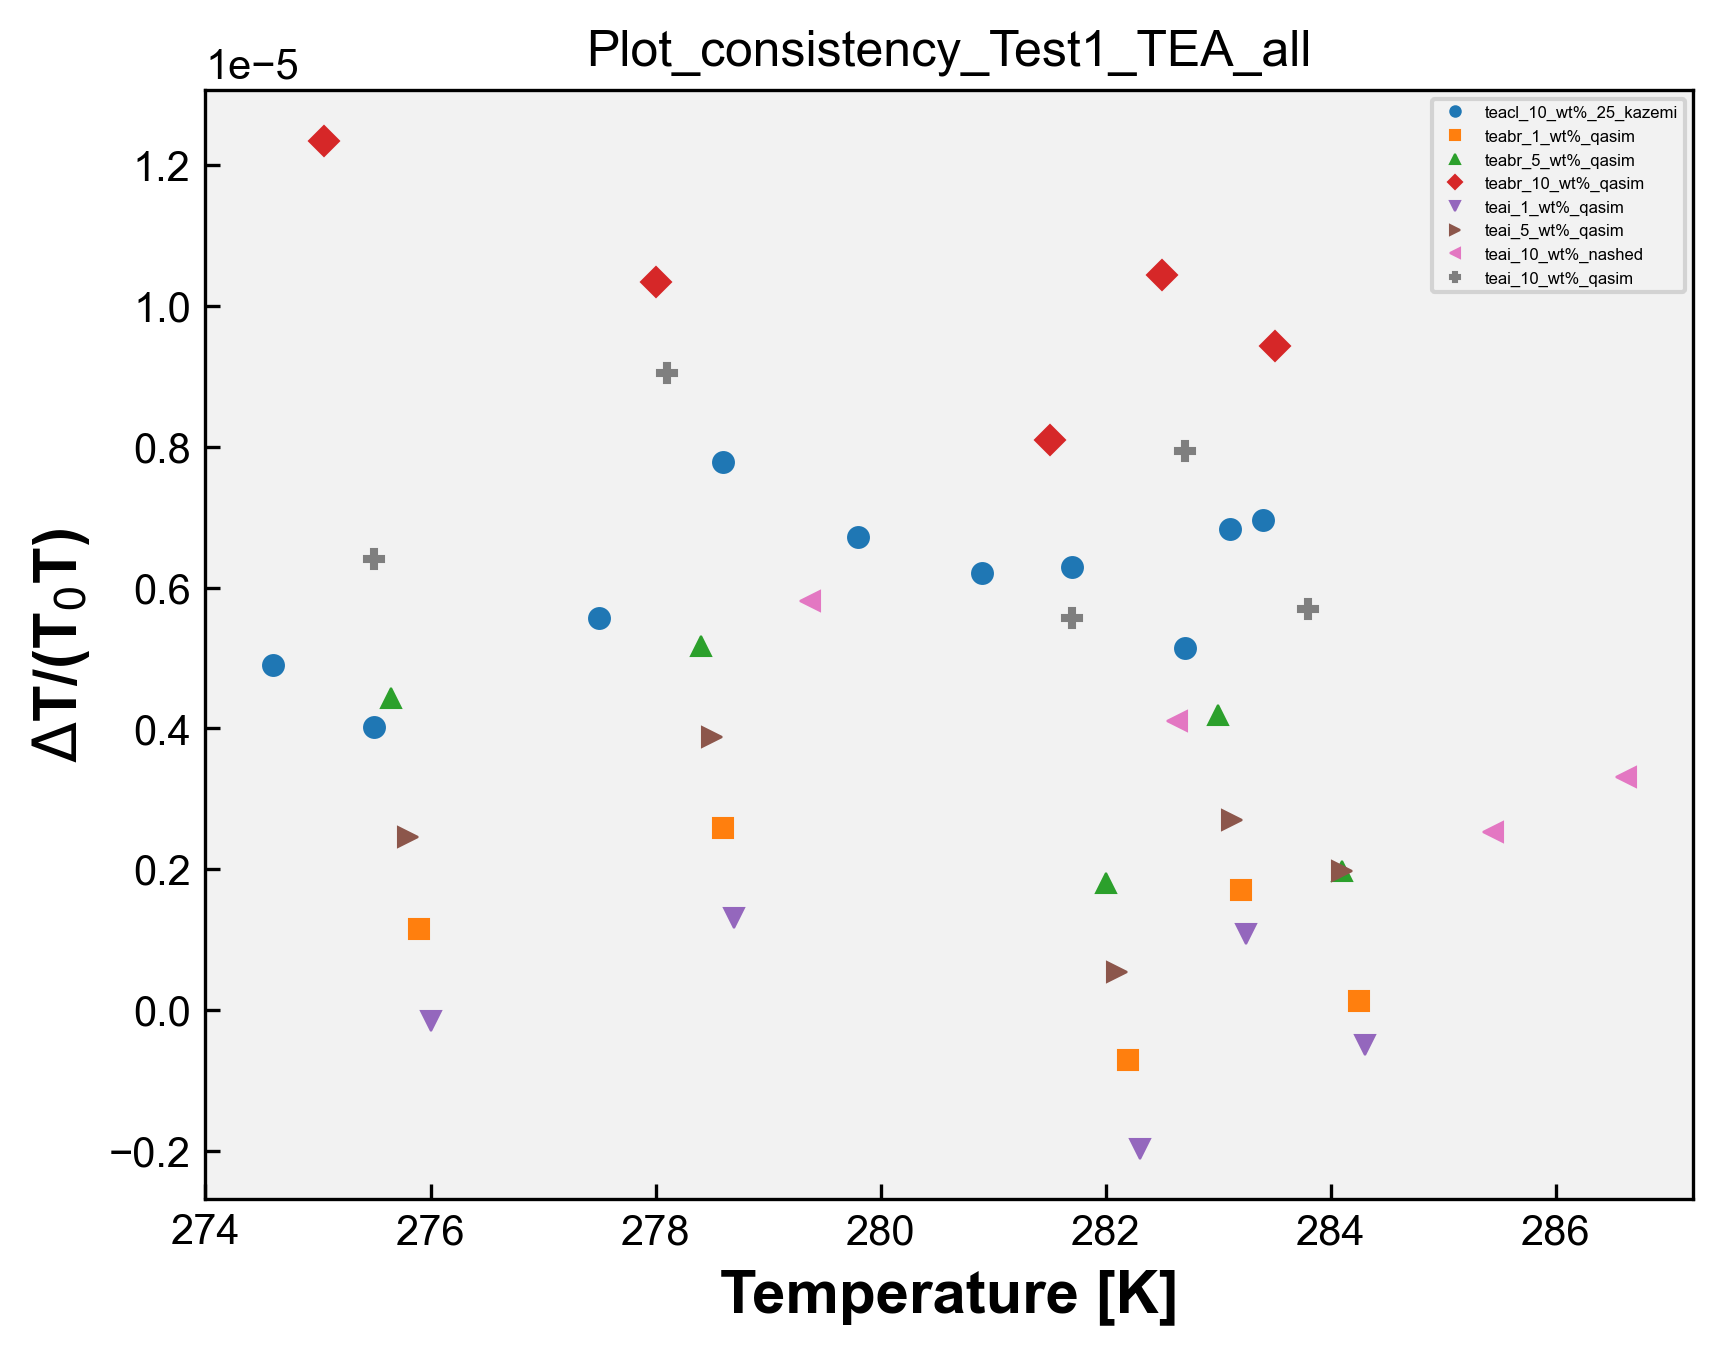

The script that drew this image:
# Plot_consistency - TEA 
import matplotlib.pyplot as plt
import matplotlib
from matplotlib.font_manager import FontProperties
import pandas as pd
import numpy as np
import openpyxl
import os 

matplotlib.rcParams['font.family'] = "Arial" # change the default font # mudança da fonte 
matplotlib.rcParams['xtick.direction'] = 'in' # change the ticks direction # mudança da direção dos marcadores ao longo dos eixos de um gráfico que indicam valores específicos 
matplotlib.rcParams['ytick.direction'] = 'in'
font = FontProperties() # cria uma instância de propriedades de fontes, tamanho, estilo e família
font.set_family('sans-serif') # 'serif', 'sans-serif', 'cursive', 'fantasy', or 'monospace' # família da fonte 
font.set_name('Arial') # nome da fonte 
font.set_weight('bold') # 'ultralight', 'light', 'normal', 'regular', 'book', 'medium', 'roman', 'semibold', 'demibold', 'demi', 'bold', 'heavy', 'extra bold', 'black' # peso da fonte 
font.set_style('normal') #'normal', 'italic' or 'oblique' # estilo da fonte, negrito, itálico, normal, etc 
font.set_size('x-large') # xx-small', 'x-small', 'small', 'medium', 'large', 'x-large', 'xx-large' # tamanho da fonte 
plt.rcParams['figure.dpi'] = 300 # resolução padrão para as figuras exibidas na tela 
plt.rcParams['savefig.dpi'] = 300 # resolução padrão para as figuras salvas em arquivos PNG, PDF ou SVG 
opt = {'fillstyle':'full','markersize':5,'markeredgewidth':0.5} # aparência dos marcadores, fillstyle: full - estilo de preenchimento markersize: 5 - tamanho do marcador markeredgewidth: 0.5 largura da borda do marcador 
plt.rcParams['figure.facecolor'] = (1.0,1.0,1.0,0.0) # cor de fundo da figura como transparente 
plt.rcParams['axes.facecolor'] = '0.95' # cor de fundo dos eixos como uma tonalidade de cinza claro 
#plt.rcParams['figure.figsize'] = (4,4) # tamanho da figura padrão em polegadas 


caminho_arquivo = 'TEA.xlsx' # caminho do arquivo de DMA 
wb = openpyxl.load_workbook(caminho_arquivo) # ler dados de abas individuais do arquivo Excel sem abrir e fechar repetidamente, mantém aberto. Mais eficiente se você precisa ler dados de várias abas do arquivo. Lista com os nomes de todas as abas do arquivo Excel.
# load_workbook é a função usada para carregar o arquvio Excel

dados_coluna_C_array = [] # matriz para guardar os dados da coluna C de todas as sheet
dados_coluna_I_array = [] # matriz para guardar os dados da coluna I de todas as sheet

nomes_abas = []

for i in wb.sheetnames: # para i dentro da lista wb com os nomes de todas as abas
    nome_aba = wb[i] # obtém o nome da aba na posição i na lista wb, que contém os nomes de todas as abas
    nome_aba_split = nome_aba.title.split("_") # nome_aba é o nome completo da aba. nome_aba.title converte o nome da aba para o formato de título. split("_ ") divide o nome da aba em duas partes usando o caractere "_ "
    if len(nome_aba_split) > 2: # se o nome da aba contiver mais de duas partes 
        nome_aba_split.insert(2, "wt%") # insere wt% entre a segunda e a terceira partes do nome da aba 
        nome_aba_final = "_".join(nome_aba_split) # junta as partes do nome da aba de volta com "_"
        print('nome_aba_final', nome_aba_final)
        nomes_abas.append(nome_aba_final) # adiciona o nome modificado _a lista de nomes das abas 
    else:
        nomes_abas.append(nome_aba.title) # nome da aba não tiver mais de duas partes, adiciona o nome completo da aba à lista nomes_abas (usada na legenda)

    dados_coluna_C = [] # abre uma lista para os dados da coluna C da sheet 
    dados_coluna_I = [] # abre uma lista para os dados da coluna I da sheet

    for j in nome_aba.iter_rows(min_row=2, values_only=True): # iter_rows: permite iterar sobre as linhas dessa aba # min_row=2: especifica a primeira linha a ser considerada, nesse caso, começa na segunda linha, pois a primeira linha geralmente contém os cabeçalhos das colunas # values_only=True: indica que queremos obter apenas os valores das células, sem incluir informações adicionais como formatação, fórmulas ou estilos. 
        dados_coluna_C.append(j[3])
        dados_coluna_I.append(j[10])

    dados_coluna_C_array.append(dados_coluna_C)
    dados_coluna_I_array.append(dados_coluna_I)

print('nomes_abas', nomes_abas)
print('dados_C', dados_coluna_C_array)
print('dados_I', dados_coluna_I_array)

# Plotagem dos dados:

symbols = ['o', 's', '^', 'D', 'v', '>', '<', 'P', 'X', 'H']  # Exemplos de símbolos

# Vetor de cores
colors = ['#1f77b4', '#ff7f0e', '#2ca02c', '#d62728', '#9467bd', '#8c564b', '#e377c2', '#7f7f7f', '#bcbd22', '#17becf']  # Exemplos de cores

for i in range(len(dados_coluna_C_array)):
    x = dados_coluna_C_array[i]
    y = dados_coluna_I_array[i]
    symbol=symbols[i]
    color=colors[i]
    plt.plot(x, y, marker=symbol, markersize=opt['markersize'], markeredgewidth=opt['markeredgewidth'], fillstyle=opt['fillstyle'], color=color, linestyle='none')

plt.legend(nomes_abas, loc='upper right', fontsize=4, markerscale=0.5)
plt.xlabel('Temperature [K]',fontproperties=font)
plt.ylabel('$\Delta$T/(T$_0$T)',fontproperties=font)
#plt.legend(loc="upper left")

nome_arquivo_python = os.path.basename(__file__) # obter o nome do arquivo python atual
nome_arquivo_sem_extensao = os.path.splitext(nome_arquivo_python)[0] # obter o nome do arquivo sem extensão # [0] vai acessar o primeiro elemento da tupla retornado por path.splitext

plt.title(nome_arquivo_sem_extensao)

plt.savefig(f'{nome_arquivo_sem_extensao}.png',format='png',bbox_inches='tight',
                dpi=300,transparent=False)
plt.show()
